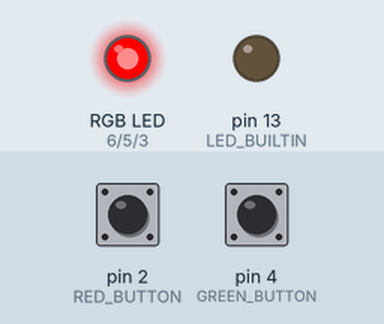
This sketch was run on a simulated Arduino Uno, built with avr-gcc and run on an emulated ATmega328P. On the bench: an RGB LED mixed from three pins (HIGH = lit), output pins drawn as LEDs (lit = HIGH). Inputs (shaded band) come from the test bench; at power-on: pin 2 (RED_BUTTON) HIGH, pin 4 (GREEN_BUTTON) HIGH.

Above: at 1.2 s.
1.3 s: pin 2 (RED_BUTTON) pulled LOW for 0.15 s
At 2.2 s:
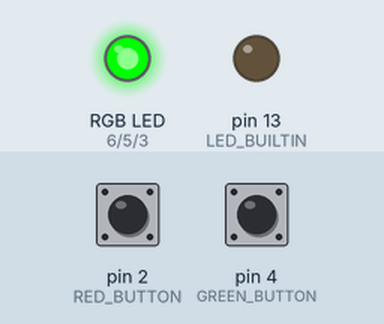
2.9 s: pin 4 (GREEN_BUTTON) pulled LOW for 0.15 s
At 3.5 s:
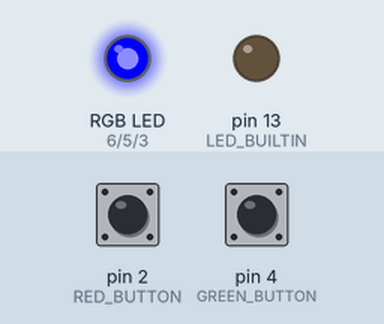
4.5 s: pin 4 (GREEN_BUTTON) pulled LOW for 1 s
At 6.0 s:
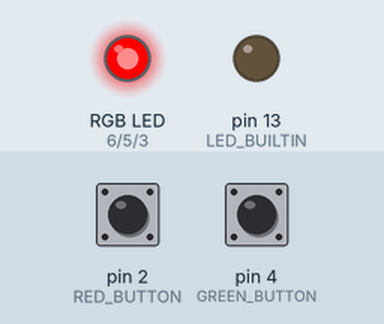
7.0 s: pin 4 (GREEN_BUTTON) pulled LOW for 3.2 s
At 10.7 s:
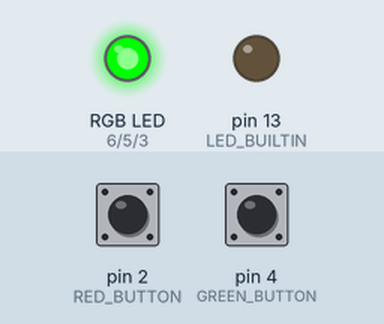
Timing chart, 0 to 12.2 s (numbered marks = the images above; inputs shaded):
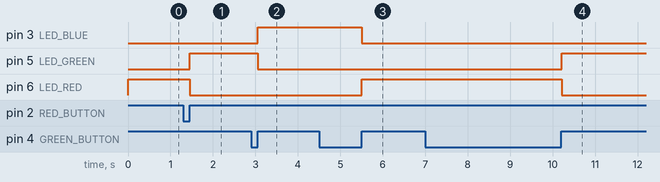

The sketch:

L02_01.ino
```cpp
//Napisz program, Program, po naciśnięciu i zwolnieniu jednego z przycisków
//(zielony i czerwony) ma zgasić zaświeconą diodę
//i zapalić kolejną dokładnie w cyklu R,G,B,R,G,...

#define LED_RED 6
#define LED_GREEN 5
#define LED_BLUE 3

#define RED_BUTTON 2
#define GREEN_BUTTON 4

int led[] = {LED_RED, LED_GREEN, LED_BLUE};

void initRGB()
{
    pinMode(LED_BUILTIN, OUTPUT);
    digitalWrite(LED_BUILTIN, LOW);

    pinMode(LED_RED, OUTPUT);
    digitalWrite(LED_RED, HIGH);

    pinMode(LED_GREEN, OUTPUT);
    digitalWrite(LED_GREEN, LOW);

    pinMode(LED_BLUE, OUTPUT);
    digitalWrite(LED_BLUE, LOW);
}

void initButtons()
{
    pinMode(RED_BUTTON, INPUT_PULLUP);
    pinMode(GREEN_BUTTON, INPUT_PULLUP);
}

#define DEBOUNCE_PERIOD 10UL

bool isButtonPressedTemplate(int button, int& debounced_button_state,
int& previous_reading, unsigned long& last_change_time)
{
    bool isPressed = false;

    int current_reading = digitalRead(button);

    if (previous_reading != current_reading)
    {
        last_change_time = millis();
    }

    if (millis() - last_change_time > DEBOUNCE_PERIOD)
    {
        if (current_reading != debounced_button_state)
        {
            if (debounced_button_state == HIGH && current_reading == LOW)
            {
                isPressed = true;
            }
            debounced_button_state = current_reading;
        }
    }

    previous_reading = current_reading;

    return isPressed;
}


bool isGreenButtonPressed() {
    static int debounced_button_state = HIGH;
    static int previous_reading = HIGH;
    static unsigned long last_change_time = 0UL;
    return isButtonPressedTemplate(GREEN_BUTTON, debounced_button_state,
    previous_reading, last_change_time);
}

bool isRedButtonPressed() {
    static int debounced_button_state = HIGH;
    static int previous_reading = HIGH;
    static unsigned long last_change_time = 0UL;
    return isButtonPressedTemplate(RED_BUTTON, debounced_button_state,
    previous_reading, last_change_time);
}

bool isButtonReliesedTemplate(int button, int& debounced_button_state,
int& previous_reading, unsigned long& last_change_time)
{
    bool isReliesed = false;

    int current_reading = digitalRead(button);

    if (previous_reading != current_reading)
    {
        last_change_time = millis();
    }

    if (millis() - last_change_time > DEBOUNCE_PERIOD)
    {
        if (current_reading != debounced_button_state)
        {
            if (debounced_button_state == LOW && current_reading == HIGH)
            {
                isReliesed = true;
            }
            debounced_button_state = current_reading;
        }
    }

    previous_reading = current_reading;

    return isReliesed;
}


bool isGreenButtonReliesed() {
    static int debounced_button_state = LOW;
    static int previous_reading = LOW;
    static unsigned long last_change_time = 0UL;
    return isButtonReliesedTemplate(GREEN_BUTTON, debounced_button_state,
    previous_reading, last_change_time);
}

bool isRedButtonReliesed() {
    static int debounced_button_state = LOW;
    static int previous_reading = LOW;
    static unsigned long last_change_time = 0UL;
    return isButtonReliesedTemplate(RED_BUTTON, debounced_button_state,
    previous_reading, last_change_time);
}

bool wasGreenPressedAndReliesed() {
    static bool prev_green = false;
    if (isGreenButtonPressed()) {
        prev_green = true;
    }
    if (prev_green & isGreenButtonReliesed()) {
        prev_green = false;
        return true;
    }
    return false;
}

bool wasRedPressedAndReliesed() {
    static bool prev_red = false;
    if (isRedButtonPressed()) {
        prev_red = true;
    }
    if (prev_red & isRedButtonReliesed()) {
        prev_red = false;
        return true;
    }
    return false;
}

void turnOnNextColor() {
    static int led_index = 0;
    digitalWrite(led[led_index], LOW);
    led_index = ++led_index % 3;
    digitalWrite(led[led_index], HIGH);
}

void setup() {
    initRGB();
    initButtons();
    digitalWrite(led[0], HIGH);
}

void loop() {
    if (wasGreenPressedAndReliesed() || wasRedPressedAndReliesed()) {
        turnOnNextColor();
    }
}
```

Measured:
- after the input at 1.3 s, pin 5 (LED_GREEN): LOW → HIGH after 0.16 s; pin 6 (LED_RED): HIGH → LOW after 0.16 s
- after the input at 2.9 s, pin 3 (LED_BLUE): LOW → HIGH after 0.16 s; pin 5 (LED_GREEN): HIGH → LOW after 0.16 s
- after the input at 4.5 s, pin 3 (LED_BLUE): HIGH → LOW after 1.0 s; pin 6 (LED_RED): LOW → HIGH after 1.0 s
- after the input at 7.0 s, pin 5 (LED_GREEN): LOW → HIGH after 3.2 s; pin 6 (LED_RED): HIGH → LOW after 3.2 s
